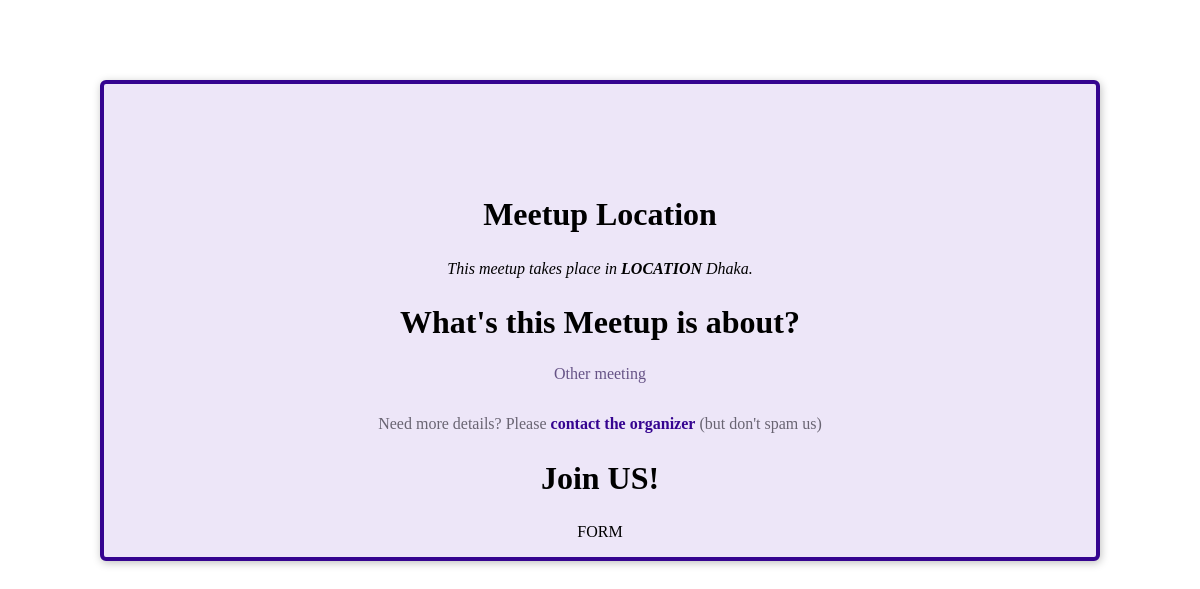
Page /meetup-details on the earlier database version.
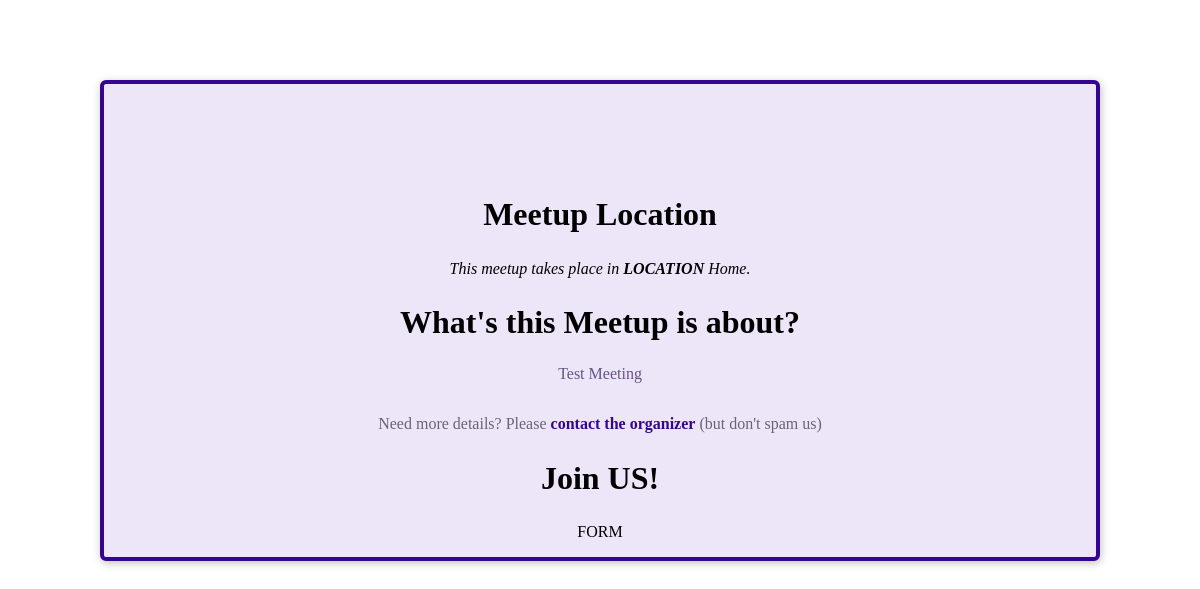
Same page on the later database version.
### app.py (models this page shows)
class meetups(db.Model):
   id = db.Column('meeting_id', db.Integer, primary_key=True)
   title = db.Column(db.String(100))
   description = db.Column(db.String(100))

### app.py (the view)
@app.route('/meetup-details')
def meetup_details():
    titles = [item.title for item in meetups.query.all()]
    for item in titles:
        print(item)
    title = item
    description = [item.description for item in meetups.query.all()]
    for item in description:
        description = item
    return render_template('meetup-details.html', title = title, description = description)

### templates/meetup-details.html (shortened to what this page needs)
{% block site_css %}
<link rel="stylesheet" href="{{ url_for('static', filename='css/meetup-details.css') }}">
{% endblock %}
{% block body %}
    <article>
        <section id="location">
            <h2>Meetup Location</h2>
            <address>This meetup takes place in <span>LOCATION</span> {{description}}.</address>
        </section>
        <section id="details">
            <h2>What's this Meetup is about?</h2>
            <p>{{ title }}</p>
            <footer>
                <p>Need more details? Please <a href="">contact the organizer</a> (but don't spam us)</p>
            </footer>
        </section>
        <section id="registration">
            <h2>Join US!</h2>
            FORM
        </section>
    </article>
{% endblock %}

### static/css/meetup-details.css (style rules this page uses)
article { max-width: 60rem; margin: 5rem auto; border-radius: 6px; background-color: #ede6f8; border: 4px solid #350490; box-shadow: 1px 2px 8px rgba(0, 0, 0, 0.25); position: relative; padding: 1rem; text-align: center; }
section:first-of-type { margin-top: 6rem; }
h2 { font-size: 2rem; }
address span { font-weight: bold; }
#details h2 { margin-bottom: 0.5rem; }
#details > p { color: #665386; padding: 1rem; border-radius: 4px; max-width: 80%; margin: auto; }
#details footer { color: #696472; }
#details footer a { color: #350490; text-decoration: none; font-weight: bold; }

Differences in the rows shown:
no longer on this page (row unchanged): meetups: description "Dhaka", title "Other meeting"
added meetups: description "Home", title "Test Meeting"
